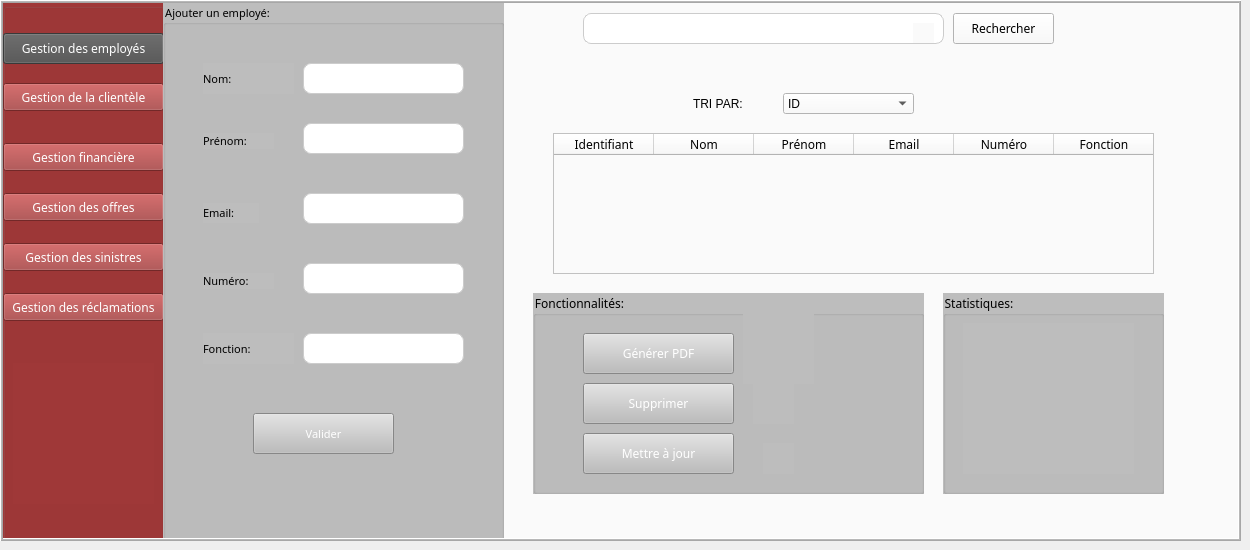
    <widget class="QWidget" name="page_10">
     <widget class="QStackedWidget" name="stackedWidget_2">
      <property name="geometry">
       <rect>
        <x>0</x>
        <y>0</y>
        <width>1241</width>
        <height>541</height>
       </rect>
      </property>
      <property name="styleSheet">
       <string notr="true">  background-color: #fafafa;
  height: 97.3rem;
  overflow: hidden;
  position: relative;
  width: 100%;</string>
      </property>
      <property name="frameShape">
       <enum>QFrame::Box</enum>
      </property>
      <property name="frameShadow">
       <enum>QFrame::Raised</enum>
      </property>
      <property name="lineWidth">
       <number>1</number>
      </property>
      <property name="midLineWidth">
       <number>1</number>
      </property>
      <property name="currentIndex">
       <number>0</number>
      </property>
      <widget class="QWidget" name="page_20">
       <widget class="QGroupBox" name="groupBox_13">
        <property name="geometry">
         <rect>
          <x>0</x>
          <y>0</y>
          <width>161</width>
          <height>541</height>
         </rect>
        </property>
        <property name="styleSheet">
         <string notr="true">background-color: #9f3838;
    height: 88.6rem;
    left: 0;
    position: absolute;
    top: 8.7rem;
    width: 29rem;</string>
        </property>
        <property name="title">
         <string/>
        </property>
        <widget class="QPushButton" name="pushButton_34">
         <property name="geometry">
          <rect>
           <x>0</x>
           <y>30</y>
           <width>161</width>
           <height>31</height>
          </rect>
         </property>
         <property name="styleSheet">
          <string notr="true">QPushButton{
color:rgb(255, 255, 255);
          flex-shrink: 0;
          font-family: Poppins;
          font-size: 2rem;
          font-weight: 400;
          line-height: 1.5;
          white-space: nowrap;
         background-color: #505050;
}</string>
         </property>
         <property name="text">
          <string>Gestion des employés</string>
         </property>
        </widget>
        <widget class="QPushButton" name="pushButton_35">
         <property name="geometry">
          <rect>
           <x>0</x>
           <y>80</y>
           <width>161</width>
           <height>28</height>
          </rect>
         </property>
         <property name="styleSheet">
          <string notr="true">QPushButton{
color:rgb(255, 255, 255);
          flex-shrink: 0;
          font-family: Poppins;
          font-size: 2rem;
          font-weight: 400;
          line-height: 1.5;
          white-space: nowrap;

}
QPushButton:hover {
            background-color: #505050;
        }

  </string>
         </property>
         <property name="text">
          <string>Gestion de la clientèle</string>
         </property>
        </widget>
        <widget class="QPushButton" name="pushButton_36">
         <property name="geometry">
          <rect>
           <x>0</x>
           <y>140</y>
           <width>161</width>
           <height>28</height>
          </rect>
         </property>
         <property name="styleSheet">
          <string notr="true">QPushButton{
color:rgb(255, 255, 255);
          flex-shrink: 0;
          font-family: Poppins;
          font-size: 2rem;
          font-weight: 400;
          line-height: 1.5;
          white-space: nowrap;
}
QPushButton:hover {
            background-color: #505050;
        }</string>
         </property>
         <property name="text">
          <string>Gestion financière</string>
         </property>
        </widget>
        <widget class="QPushButton" name="pushButton_37">
         <property name="geometry">
          <rect>
           <x>0</x>
           <y>190</y>
           <width>161</width>
           <height>28</height>
          </rect>
         </property>
         <property name="styleSheet">
          <string notr="true">QPushButton{
color:rgb(255, 255, 255);
          flex-shrink: 0;
          font-family: Poppins;
          font-size: 2rem;
          font-weight: 400;
          line-height: 1.5;
          white-space: nowrap;
}
QPushButton:hover {
            background-color: #505050;
        }</string>
         </property>
         <property name="text">
          <string>Gestion des offres</string>
         </property>
        </widget>
        <widget class="QLabel" name="label_90">
         <property name="geometry">
          <rect>
           <x>10</x>
           <y>360</y>
           <width>141</width>
           <height>141</height>
          </rect>
         </property>
         <property name="text">
          <string/>
         </property>
         <property name="pixmap">
          <pixmap>ressources/405104671_894605635545040_6599617230245675821_n.png</pixmap>
         </property>
         <property name="scaledContents">
          <bool>true</bool>
         </property>
        </widget>
        <widget class="QPushButton" name="pushButton_38">
         <property name="geometry">
          <rect>
           <x>0</x>
           <y>240</y>
           <width>161</width>
           <height>28</height>
          </rect>
         </property>
         <property name="styleSheet">
          <string notr="true">QPushButton{
color:rgb(255, 255, 255);
          flex-shrink: 0;
          font-family: Poppins;
          font-size: 2rem;
          font-weight: 400;
          line-height: 1.5;
          white-space: nowrap;
}
QPushButton:hover {
            background-color: #505050;
        }</string>
         </property>
         <property name="text">
          <string>Gestion des sinistres</string>
         </property>
        </widget>
        <widget class="QPushButton" name="pushButton_39">
         <property name="geometry">
          <rect>
           <x>0</x>
           <y>290</y>
           <width>161</width>
           <height>28</height>
          </rect>
         </property>
         <property name="styleSheet">
          <string notr="true">QPushButton{
color:rgb(255, 255, 255);
          flex-shrink: 0;
          font-family: Poppins;
          font-size: 2rem;
          font-weight: 400;
          line-height: 1.5;
          white-space: nowrap;
}
QPushButton:hover {
            background-color: #505050;
        }</string>
         </property>
         <property name="text">
          <string>Gestion des réclamations</string>
         </property>
        </widget>
       </widget>
       <widget class="QGroupBox" name="groupBox_14">
        <property name="geometry">
         <rect>
          <x>160</x>
          <y>0</y>
          <width>341</width>
          <height>541</height>
         </rect>
        </property>
        <property name="styleSheet">
         <string notr="true">background-color:rgb(189, 189, 189);
font: 87 8pt ;
font-family: Poppins;</string>
        </property>
        <property name="title">
         <string>Ajouter un employé:</string>
        </property>
        <widget class="QLabel" name="label_91">
         <property name="geometry">
          <rect>
           <x>40</x>
           <y>60</y>
           <width>91</width>
           <height>31</height>
          </rect>
         </property>
         <property name="styleSheet">
          <string notr="true"/>
         </property>
         <property name="text">
          <string>Nom:</string>
         </property>
        </widget>
        <widget class="QLabel" name="label_92">
         <property name="geometry">
          <rect>
           <x>40</x>
           <y>130</y>
           <width>71</width>
           <height>16</height>
          </rect>
         </property>
         <property name="text">
          <string>Prénom:</string>
         </property>
        </widget>
        <widget class="QLabel" name="label_93">
         <property name="geometry">
          <rect>
           <x>40</x>
           <y>200</y>
           <width>56</width>
           <height>20</height>
          </rect>
         </property>
         <property name="text">
          <string>Email:</string>
         </property>
        </widget>
        <widget class="QLabel" name="label_94">
         <property name="geometry">
          <rect>
           <x>40</x>
           <y>270</y>
           <width>71</width>
           <height>16</height>
          </rect>
         </property>
         <property name="text">
          <string>Numéro:</string>
         </property>
        </widget>
        <widget class="QLineEdit" name="lineEdit_nom_2">
         <property name="geometry">
          <rect>
           <x>140</x>
           <y>60</y>
           <width>161</width>
           <height>31</height>
          </rect>
         </property>
         <property name="styleSheet">
          <string notr="true">background-color: #ffffff;
font: 8pt &quot;Modern No. 20&quot;;
      border: 1px solid #CCCCCC;
      border-radius: 8px;
      height:56px;
      padding: 20px;
      width: 584px;
     display: flex;
	flex-direction: column;
     align-items: flex-start;
      gap: 10px;</string>
         </property>
        </widget>
        <widget class="QLabel" name="label_95">
         <property name="geometry">
          <rect>
           <x>40</x>
           <y>330</y>
           <width>91</width>
           <height>31</height>
          </rect>
         </property>
         <property name="text">
          <string>Fonction:</string>
         </property>
        </widget>
        <widget class="QPushButton" name="pushButton_40">
         <property name="geometry">
          <rect>
           <x>90</x>
           <y>410</y>
           <width>141</width>
           <height>41</height>
          </rect>
         </property>
         <property name="styleSheet">
          <string notr="true">QPushButton:hover {
            background-color: #9f3838;
        }
QPushButton{
color:rgb(255, 255, 255);}</string>
         </property>
         <property name="text">
          <string>Valider</string>
         </property>
        </widget>
        <widget class="QLineEdit" name="lineEdit_prenom_2">
         <property name="geometry">
          <rect>
           <x>140</x>
           <y>120</y>
           <width>161</width>
           <height>31</height>
          </rect>
         </property>
         <property name="styleSheet">
          <string notr="true">background-color: #ffffff;
font: 8pt &quot;Modern No. 20&quot;;
      border: 1px solid #CCCCCC;
      border-radius: 8px;
      height:56px;
      padding: 20px;
      width: 584px;
     display: flex;
	flex-direction: column;
     align-items: flex-start;
      gap: 10px;</string>
         </property>
        </widget>
        <widget class="QLineEdit" name="lineEdit_email_2">
         <property name="geometry">
          <rect>
           <x>140</x>
           <y>190</y>
           <width>161</width>
           <height>31</height>
          </rect>
         </property>
         <property name="styleSheet">
          <string notr="true">background-color: #ffffff;
font: 8pt &quot;Modern No. 20&quot;;
      border: 1px solid #CCCCCC;
      border-radius: 8px;
      height:56px;
      padding: 20px;
      width: 584px;
     display: flex;
	flex-direction: column;
     align-items: flex-start;
      gap: 10px;</string>
         </property>
        </widget>
        <widget class="QLineEdit" name="lineEdit_fct_2">
         <property name="geometry">
          <rect>
           <x>140</x>
           <y>330</y>
           <width>161</width>
           <height>31</height>
          </rect>
         </property>
         <property name="styleSheet">
          <string notr="true">background-color: #ffffff;
font: 8pt &quot;Modern No. 20&quot;;
      border: 1px solid #CCCCCC;
      border-radius: 8px;
      height:56px;
      padding: 20px;
      width: 584px;
     display: flex;
	flex-direction: column;
     align-items: flex-start;
      gap: 10px;</string>
         </property>
        </widget>
        <widget class="QLineEdit" name="lineEdit_num_7">
         <property name="geometry">
          <rect>
           <x>140</x>
           <y>260</y>
           <width>161</width>
           <height>31</height>
          </rect>
         </property>
         <property name="styleSheet">
          <string notr="true">background-color: #ffffff;
font: 8pt &quot;Modern No. 20&quot;;
      border: 1px solid #CCCCCC;
      border-radius: 8px;
      height:56px;
      padding: 20px;
      width: 584px;
     display: flex;
	flex-direction: column;
     align-items: flex-start;
      gap: 10px;</string>
         </property>
         <property name="text">
          <string/>
         </property>
        </widget>
       </widget>
       <widget class="QLineEdit" name="lineEdit_4">
        <property name="geometry">
         <rect>
          <x>580</x>
          <y>10</y>
          <width>361</width>
          <height>31</height>
         </rect>
        </property>
        <property name="cursor">
         <cursorShape>BusyCursor</cursorShape>
        </property>
        <property name="styleSheet">
         <string notr="true">background-color: #ffffff;
font: 8pt &quot;Modern No. 20&quot;;
      border: 1px solid #CCCCCC;
      border-radius: 8px;
      height:56px;
      padding: 20px;
      width: 584px;
     display: flex;
	flex-direction: column;
     align-items: flex-start;
      gap: 15px;</string>
        </property>
        <property name="text">
         <string/>
        </property>
       </widget>
       <widget class="QTableWidget" name="tableWidget_4">
        <property name="geometry">
         <rect>
          <x>550</x>
          <y>130</y>
          <width>601</width>
          <height>141</height>
         </rect>
        </property>
        <property name="styleSheet">
         <string notr="true">font-family: Poppins;
</string>
        </property>
        <property name="horizontalScrollBarPolicy">
         <enum>Qt::ScrollBarAlwaysOn</enum>
        </property>
        <attribute name="verticalHeaderShowSortIndicator" stdset="0">
         <bool>false</bool>
        </attribute>
        <attribute name="verticalHeaderStretchLastSection">
         <bool>false</bool>
        </attribute>
        <column>
         <property name="text">
          <string>Identifiant</string>
         </property>
        </column>
        <column>
         <property name="text">
          <string>Nom</string>
         </property>
        </column>
        <column>
         <property name="text">
          <string>Prénom</string>
         </property>
        </column>
        <column>
         <property name="text">
          <string>Email</string>
         </property>
        </column>
        <column>
         <property name="text">
          <string>Numéro</string>
         </property>
        </column>
        <column>
         <property name="text">
          <string>Fonction</string>
         </property>
        </column>
       </widget>
       <widget class="QPushButton" name="pushButton_41">
        <property name="geometry">
         <rect>
          <x>950</x>
          <y>10</y>
          <width>101</width>
          <height>31</height>
         </rect>
        </property>
        <property name="styleSheet">
         <string notr="true">
QPushButton:hover {
            background-color: #9f3838;
        }
QPushButton{

font-family: Poppins;
}</string>
        </property>
        <property name="text">
         <string>Rechercher</string>
        </property>
       </widget>
       <widget class="QGroupBox" name="groupBox_15">
        <property name="geometry">
         <rect>
          <x>530</x>
          <y>290</y>
          <width>391</width>
          <height>201</height>
         </rect>
        </property>
        <property name="styleSheet">
         <string notr="true">background-color:rgb(189, 189, 189);
font-family: Poppins;</string>
        </property>
        <property name="title">
         <string>Fonctionnalités:</string>
        </property>
        <widget class="QPushButton" name="pushButton_42">
         <property name="geometry">
          <rect>
           <x>50</x>
           <y>40</y>
           <width>151</width>
           <height>41</height>
          </rect>
         </property>
         <property name="styleSheet">
          <string notr="true">QPushButton:hover {
            background-color: #9f3838;
        }
QPushButton{
color:rgb(255, 255, 255);}</string>
         </property>
         <property name="text">
          <string>Générer PDF</string>
         </property>
        </widget>
        <widget class="QPushButton" name="pushButton_43">
         <property name="geometry">
          <rect>
           <x>50</x>
           <y>90</y>
           <width>151</width>
           <height>41</height>
          </rect>
         </property>
         <property name="styleSheet">
          <string notr="true">QPushButton:hover {
            background-color: #9f3838;
        }
QPushButton{
color:rgb(255, 255, 255);}</string>
         </property>
         <property name="text">
          <string>Supprimer</string>
         </property>
        </widget>
        <widget class="QLabel" name="label_96">
         <property name="geometry">
          <rect>
           <x>210</x>
           <y>20</y>
           <width>71</width>
           <height>71</height>
          </rect>
         </property>
         <property name="text">
          <string/>
         </property>
         <property name="pixmap">
          <pixmap>../../../projet/projet/405125987_240725965673369_5384739589695128448_n.png</pixmap>
         </property>
         <property name="scaledContents">
          <bool>true</bool>
         </property>
        </widget>
        <widget class="QLabel" name="label_97">
         <property name="geometry">
          <rect>
           <x>220</x>
           <y>90</y>
           <width>41</width>
           <height>41</height>
          </rect>
         </property>
         <property name="text">
          <string/>
         </property>
         <property name="pixmap">
          <pixmap>../../../projet/projet/422670916_952311876457594_4377088818375921302_n.png</pixmap>
         </property>
         <property name="scaledContents">
          <bool>true</bool>
         </property>
        </widget>
        <widget class="QPushButton" name="pushButton_44">
         <property name="geometry">
          <rect>
           <x>50</x>
           <y>140</y>
           <width>151</width>
           <height>41</height>
          </rect>
         </property>
         <property name="styleSheet">
          <string notr="true">QPushButton:hover {
            background-color: #9f3838;
        }
QPushButton{
color:rgb(255, 255, 255);}</string>
         </property>
         <property name="text">
          <string>Mettre à jour</string>
         </property>
        </widget>
        <widget class="QLabel" name="label_98">
         <property name="geometry">
          <rect>
           <x>230</x>
           <y>150</y>
           <width>31</width>
           <height>31</height>
          </rect>
         </property>
         <property name="text">
          <string/>
         </property>
         <property name="pixmap">
          <pixmap>../../../projet/projet/426413442_2595999480574305_7482630788142818249_n.png</pixmap>
         </property>
         <property name="scaledContents">
          <bool>true</bool>
         </property>
        </widget>
       </widget>
       <widget class="QLabel" name="label_99">
        <property name="geometry">
         <rect>
          <x>910</x>
          <y>20</y>
          <width>21</width>
          <height>20</height>
         </rect>
        </property>
        <property name="text">
         <string/>
        </property>
        <property name="pixmap">
         <pixmap>ressources/405020030_390110873610731_3857294868988413096_n.png</pixmap>
        </property>
        <property name="scaledContents">
         <bool>true</bool>
        </property>
       </widget>
       <widget class="QGroupBox" name="groupBox_32">
        <property name="geometry">
         <rect>
          <x>940</x>
          <y>290</y>
          <width>221</width>
          <height>201</height>
         </rect>
        </property>
        <property name="styleSheet">
         <string notr="true">background-color:rgb(189, 189, 189);
font-family: Poppins;</string>
        </property>
        <property name="title">
         <string>Statistiques:</string>
        </property>
        <property name="flat">
         <bool>false</bool>
        </property>
        <property name="checkable">
         <bool>false</bool>
        </property>
        <widget class="QLabel" name="label_100">
         <property name="geometry">
          <rect>
           <x>20</x>
           <y>30</y>
           <width>171</width>
           <height>151</height>
          </rect>
         </property>
         <property name="text">
          <string/>
         </property>
         <property name="pixmap">
          <pixmap>ressources/Capture d'écran 2024-02-08 204729.png</pixmap>
         </property>
         <property name="scaledContents">
          <bool>true</bool>
         </property>
        </widget>
       </widget>
       <widget class="QLabel" name="label_101">
        <property name="geometry">
         <rect>
          <x>690</x>
          <y>90</y>
          <width>71</width>
          <height>21</height>
         </rect>
        </property>
        <property name="styleSheet">
         <string notr="true"/>
        </property>
        <property name="text">
         <string>TRI PAR:</string>
        </property>
       </widget>
       <widget class="QComboBox" name="comboBox_8">
        <property name="geometry">
         <rect>
          <x>780</x>
          <y>90</y>
          <width>131</width>
          <height>21</height>
         </rect>
        </property>
        <item>
         <property name="text">
          <string>ID</string>
         </property>
        </item>
        <item>
         <property name="text">
          <string>Fonction</string>
         </property>
        </item>
       </widget>
      </widget>
      <widget class="QWidget" name="page_21"/>
     </widget>
    </widget>
